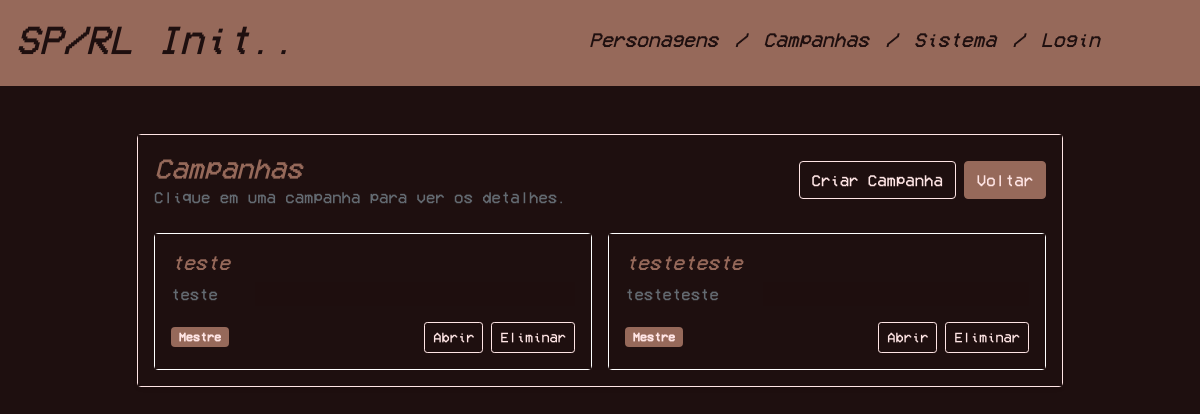
The page /campanhas.php (signed in) on the database as committed earlier.
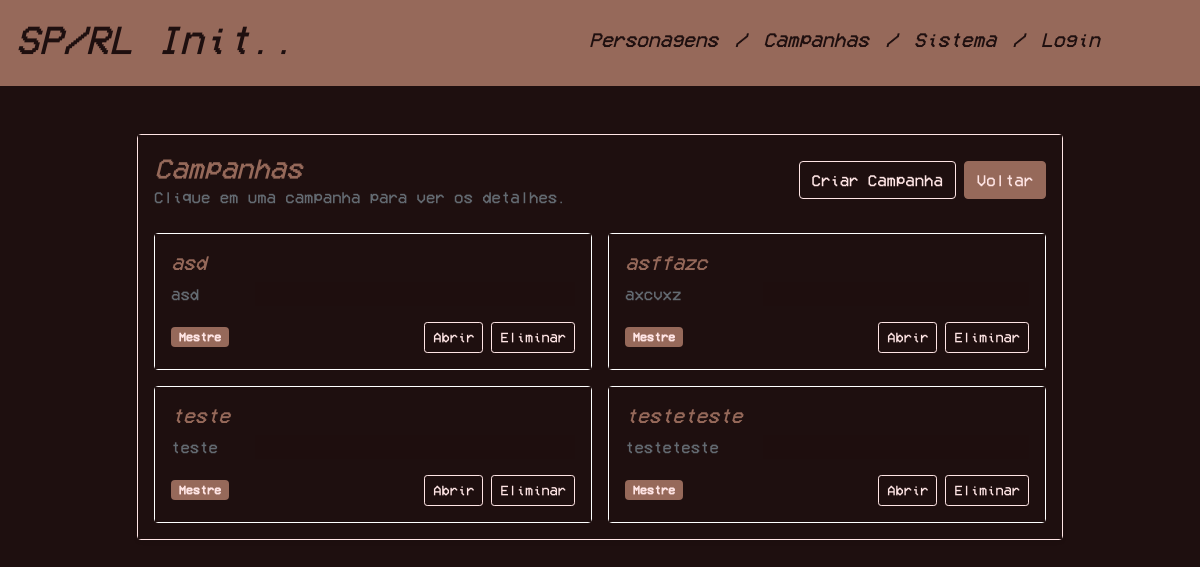
The same page on the database as committed later.
### tables this page shows
CREATE TABLE `Campanha_Utilizador` (
  `idCampanha` int NOT NULL,
  `idUtilizador` int NOT NULL,
  `mestre` tinyint(1) NOT NULL
);

CREATE TABLE `Campanha` (
  `id` int NOT NULL,
  `nome` varchar(100) NOT NULL,
  `descricao` text NOT NULL,
  `notas` text
);

### campanhas.php (the view, shortened to what this page needs)
<?php
$user = $_SESSION['user'] ?? null;
$campanhas = [];
$error = null;
try {
    $mysqli = get_db_connection();
    if (intval($user['admin']) === 1) {
        $stmt = $mysqli->prepare(
            'SELECT c.id, c.nome, c.descricao, cu.mestre
             FROM Campanha c
             LEFT JOIN Campanha_Utilizador cu ON cu.idCampanha = c.id AND cu.idUtilizador = ?
             ORDER BY c.nome ASC'
        );
        if ($stmt) {
            $stmt->bind_param('i', $user['id']);
            $stmt->execute();
            $result = $stmt->get_result();
            if ($result) {
                while ($row = $result->fetch_assoc()) {
                    $campanhas[] = $row;
                }
                $result->free();
            }
            $stmt->close();
        }
    } else {
        $stmt = $mysqli->prepare(
            'SELECT c.id, c.nome, c.descricao, cu.mestre
             FROM Campanha c
             JOIN Campanha_Utilizador cu ON cu.idCampanha = c.id
             WHERE cu.idUtilizador = ?
             ORDER BY c.nome ASC'
        );
        if ($stmt) {
            $stmt->bind_param('i', $user['id']);
            $stmt->execute();
            $result = $stmt->get_result();
            if ($result) {
                while ($row = $result->fetch_assoc()) {
                    $campanhas[] = $row;
                }
            }
        }
    }
} catch (Throwable $e) {
    error_log('Campanhas list error: ' . $e->getMessage());
    if (!$error) {
        $error = 'Não foi possível carregar as campanhas. Tente novamente mais tarde.';
    }
}
?>
<!DOCTYPE html>
<html lang="pt">
    <head>
        <link rel="stylesheet" href="css/index.css">
        <link href="https://cdn.jsdelivr.net/npm/bootstrap@5.0.2/dist/css/bootstrap.min.css" rel="stylesheet">
    </head>
    <body>
        <?php include('templates/header.php'); ?>
        <div class="container mt-5">
            <div class="row justify-content-center">
                <div class="col-lg-10">
                    <div class="card shadow-sm">
                        <div class="card-body">
                            <div class="d-flex justify-content-between align-items-center mb-4">
                                <div>
                                    <h1 class="h3 mb-0">Campanhas</h1>
                                    <p class="text-muted mb-0">Clique em uma campanha para ver os detalhes.</p>
                                </div>
                                <div class="d-flex gap-2">
                                    <button type="button" class="btn btn-success" data-bs-toggle="modal" data-bs-target="#createCampaignModal">Criar Campanha</button>
                                    <a href="index.php" class="btn btn-secondary">Voltar</a>
                                </div>
                            </div>
                            <?php if ($error): ?>
                                <div class="alert alert-danger"><?php echo htmlspecialchars($error); ?></div>
                            <?php elseif (empty($campanhas)): ?>
                                <div class="alert alert-info">Não há campanhas associadas a este utilizador.</div>
                            <?php else: ?>
                                <div class="row row-cols-1 row-cols-md-2 g-3">
                                    <?php foreach ($campanhas as $campanha): ?>
                                        <div class="col">
                                            <div class="card h-100 border border-white">
                                                <div class="card-body d-flex flex-column">
                                                    <h5 class="card-title"><?php echo htmlspecialchars($campanha['nome']); ?></h5>
                                                    <p class="card-text text-muted"><?php echo nl2br(htmlspecialchars($campanha['descricao'])); ?></p>
                                                    <div class="mt-auto d-flex justify-content-between align-items-center">
                                                        <?php if (intval($campanha['mestre']) === 1): ?>
                                                            <span class="badge bg-primary">Mestre</span>
                                                        <?php else: ?>
                                                            <span class="badge bg-secondary">Jogador</span>
                                                        <?php endif; ?>
                                                        <div class="gap-2 d-flex">
                                                            <a href="campanha.php?id=<?php echo intval($campanha['id']); ?>" class="btn btn-sm btn-outline-primary">Abrir</a>
                                                            <?php if (intval($campanha['mestre']) === 1): ?>
                                                                <form method="POST" style="display:inline;" onsubmit="return confirm('Tem a certeza que quer eliminar esta campanha?');">
                                                                    <button type="submit" class="btn btn-sm btn-outline-danger">Eliminar</button>
                                                                </form>
                                                            <?php endif; ?>
                                                        </div>
                                                    </div>
                                                </div>
                                            </div>
                                        </div>
                                    <?php endforeach; ?>
                                </div>
                            <?php endif; ?>
                        </div>
                    </div>
                </div>
            </div>
        </div>
    </body>
</html>

### templates/header.php
<header class="header">
    <div class="header-color" style="overflow : auto" >
        <div class="header-color" style="width : 45vw !important; vertical-align: middle; display : inline-block;">
                <h1 class="header-color" style="text-align : left; color : #1e0f0f !important;">
                    <a href="index.php" style="background-color : #96695A !important; color : #1e0f0f !important; text-decoration-line : none;">
                        SP/RL Init..
                    </a>
                </h1>
        </div>
        <div class="header-color" style="vertical-align: middle !important; width : 45vw !important; display : inline-block;">
            <h5 class="header-color" style="text-align : right; color : #1e0f0f !important;">
                <a href="personagens.php" class="header-links">
                    Personagens
                </a>
                /
                <a href="campanhas.php" class="header-links">
                    Campanhas
                </a>
                /
                <a href="sistema.php" class="header-links">
                    Sistema
                </a>
                /
                <a href="login.php" class="header-links">
                    Login
                </a>
            </h5>
        </div>
    </div>
</header>

### css/index.css (style rules this page uses)
* { background-color : #1e0f0f !important; color : #FFE5E5 !important; font-family : 'VCR'; }
h1, h3, h5 { font-style: italic; color : #96695A !important; }
button { border-color: #FFE5E5 !important; }
a { color: #96695A !important; }
.header { background-color : #96695A !important; padding : 15px !important; width : 100% !important; }
.header-color { background-color : #96695A !important; padding : 0px !important; }
.header-links { background-color : #96695A !important; color : #1e0f0f !important; text-decoration-line : none; padding-left: 5px; padding-right: 5px; }
.btn-primary, .btn-secondary, .badge.bg-primary, .badge.bg-secondary { background-color: #96695A !important; border-color: #96695A !important; color: #FFE5E5 !important; }
.btn-outline-primary, .btn-outline-light { color: #FFE5E5 !important; border-color: #FFE5E5 !important; }
.card { border-color: #FFE5E5 !important; background-color: #1e0f0f !important; }
.card .card-body { color: #FFE5E5 !important; }
.text-muted, .text-dark { color: #FFE5E5 !important; opacity: 0.9 !important; }

Rows that differ between the two databases and show on the page:
added campanha_utilizador: idCampanha.nome "asd", idCampanha.descricao "asd", mestre "Mestre"
added campanha_utilizador: idCampanha.nome "asffazc", idCampanha.descricao "axcvxz", mestre "Mestre"
